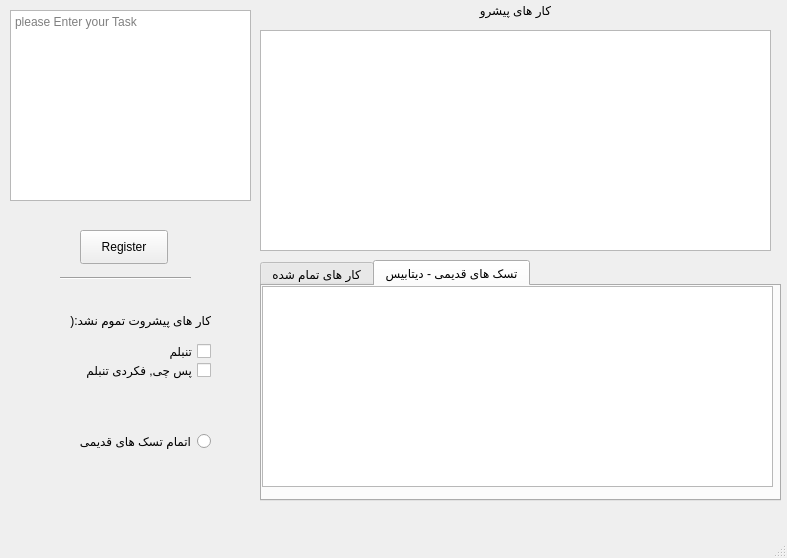
<?xml version="1.0" encoding="UTF-8"?>
<ui version="4.0">
 <class>MainWindow</class>
 <widget class="QMainWindow" name="MainWindow">
  <property name="geometry">
   <rect>
    <x>0</x>
    <y>0</y>
    <width>787</width>
    <height>558</height>
   </rect>
  </property>
  <property name="mouseTracking">
   <bool>true</bool>
  </property>
  <property name="contextMenuPolicy">
   <enum>Qt::PreventContextMenu</enum>
  </property>
  <property name="windowTitle">
   <string>MainWindow</string>
  </property>
  <property name="toolButtonStyle">
   <enum>Qt::ToolButtonTextOnly</enum>
  </property>
  <property name="tabShape">
   <enum>QTabWidget::Triangular</enum>
  </property>
  <property name="unifiedTitleAndToolBarOnMac">
   <bool>false</bool>
  </property>
  <widget class="QWidget" name="centralwidget">
   <widget class="QPlainTextEdit" name="plainTextEdit">
    <property name="geometry">
     <rect>
      <x>10</x>
      <y>10</y>
      <width>241</width>
      <height>191</height>
     </rect>
    </property>
    <property name="placeholderText">
     <string>please Enter your Task</string>
    </property>
   </widget>
   <widget class="QPushButton" name="run">
    <property name="geometry">
     <rect>
      <x>80</x>
      <y>230</y>
      <width>88</width>
      <height>34</height>
     </rect>
    </property>
    <property name="text">
     <string>Register</string>
    </property>
   </widget>
   <widget class="Line" name="line_2">
    <property name="geometry">
     <rect>
      <x>60</x>
      <y>270</y>
      <width>131</width>
      <height>16</height>
     </rect>
    </property>
    <property name="autoFillBackground">
     <bool>true</bool>
    </property>
    <property name="orientation">
     <enum>Qt::Horizontal</enum>
    </property>
   </widget>
   <widget class="QTextBrowser" name="textBrowser">
    <property name="geometry">
     <rect>
      <x>260</x>
      <y>30</y>
      <width>511</width>
      <height>221</height>
     </rect>
    </property>
    <property name="layoutDirection">
     <enum>Qt::LeftToRight</enum>
    </property>
    <property name="placeholderText">
     <string/>
    </property>
   </widget>
   <widget class="QLabel" name="label_2">
    <property name="geometry">
     <rect>
      <x>470</x>
      <y>0</y>
      <width>81</width>
      <height>20</height>
     </rect>
    </property>
    <property name="text">
     <string>کار های پیشرو</string>
    </property>
   </widget>
   <widget class="QTabWidget" name="tabWidget">
    <property name="geometry">
     <rect>
      <x>260</x>
      <y>260</y>
      <width>521</width>
      <height>241</height>
     </rect>
    </property>
    <property name="currentIndex">
     <number>1</number>
    </property>
    <widget class="QWidget" name="tab">
     <attribute name="title">
      <string>کار های تمام شده</string>
     </attribute>
     <widget class="QTextBrowser" name="textBrowser_2">
      <property name="geometry">
       <rect>
        <x>0</x>
        <y>0</y>
        <width>511</width>
        <height>201</height>
       </rect>
      </property>
     </widget>
    </widget>
    <widget class="QWidget" name="tab_2">
     <attribute name="title">
      <string>تسک های قدیمی - دیتابیس</string>
     </attribute>
     <widget class="QTextBrowser" name="textBrowser_3">
      <property name="geometry">
       <rect>
        <x>0</x>
        <y>0</y>
        <width>511</width>
        <height>201</height>
       </rect>
      </property>
     </widget>
    </widget>
   </widget>
   <widget class="QLabel" name="label">
    <property name="geometry">
     <rect>
      <x>20</x>
      <y>310</y>
      <width>191</width>
      <height>20</height>
     </rect>
    </property>
    <property name="layoutDirection">
     <enum>Qt::RightToLeft</enum>
    </property>
    <property name="text">
     <string>کار های پیشروت تموم نشد:(</string>
    </property>
   </widget>
   <widget class="QCheckBox" name="bal">
    <property name="geometry">
     <rect>
      <x>60</x>
      <y>360</y>
      <width>151</width>
      <height>20</height>
     </rect>
    </property>
    <property name="layoutDirection">
     <enum>Qt::RightToLeft</enum>
    </property>
    <property name="text">
     <string>پس چی, فکردی تنبلم</string>
    </property>
   </widget>
   <widget class="QCheckBox" name="tan">
    <property name="geometry">
     <rect>
      <x>60</x>
      <y>340</y>
      <width>151</width>
      <height>22</height>
     </rect>
    </property>
    <property name="layoutDirection">
     <enum>Qt::RightToLeft</enum>
    </property>
    <property name="text">
     <string>تنبلم</string>
    </property>
   </widget>
   <widget class="QLabel" name="message_crazy">
    <property name="geometry">
     <rect>
      <x>10</x>
      <y>390</y>
      <width>201</width>
      <height>20</height>
     </rect>
    </property>
    <property name="layoutDirection">
     <enum>Qt::RightToLeft</enum>
    </property>
    <property name="text">
     <string/>
    </property>
   </widget>
   <widget class="QRadioButton" name="database">
    <property name="geometry">
     <rect>
      <x>50</x>
      <y>430</y>
      <width>161</width>
      <height>22</height>
     </rect>
    </property>
    <property name="layoutDirection">
     <enum>Qt::RightToLeft</enum>
    </property>
    <property name="text">
     <string>اتمام تسک های قدیمی</string>
    </property>
   </widget>
  </widget>
  <widget class="QMenuBar" name="menubar">
   <property name="geometry">
    <rect>
     <x>0</x>
     <y>0</y>
     <width>787</width>
     <height>30</height>
    </rect>
   </property>
  </widget>
  <widget class="QStatusBar" name="statusbar"/>
 </widget>
 <resources/>
 <connections>
  <connection>
   <sender>run</sender>
   <signal>clicked()</signal>
   <receiver>run</receiver>
   <slot>hide()</slot>
   <hints>
    <hint type="sourcelabel">
     <x>133</x>
     <y>236</y>
    </hint>
    <hint type="destinationlabel">
     <x>133</x>
     <y>236</y>
    </hint>
   </hints>
  </connection>
  <connection>
   <sender>tan</sender>
   <signal>stateChanged(int)</signal>
   <receiver>tan</receiver>
   <slot>hide()</slot>
   <hints>
    <hint type="sourcelabel">
     <x>135</x>
     <y>380</y>
    </hint>
    <hint type="destinationlabel">
     <x>135</x>
     <y>380</y>
    </hint>
   </hints>
  </connection>
  <connection>
   <sender>bal</sender>
   <signal>stateChanged(int)</signal>
   <receiver>bal</receiver>
   <slot>hide()</slot>
   <hints>
    <hint type="sourcelabel">
     <x>135</x>
     <y>399</y>
    </hint>
    <hint type="destinationlabel">
     <x>135</x>
     <y>399</y>
    </hint>
   </hints>
  </connection>
  <connection>
   <sender>database</sender>
   <signal>clicked()</signal>
   <receiver>database</receiver>
   <slot>hide()</slot>
   <hints>
    <hint type="sourcelabel">
     <x>130</x>
     <y>470</y>
    </hint>
    <hint type="destinationlabel">
     <x>130</x>
     <y>470</y>
    </hint>
   </hints>
  </connection>
 </connections>
</ui>
